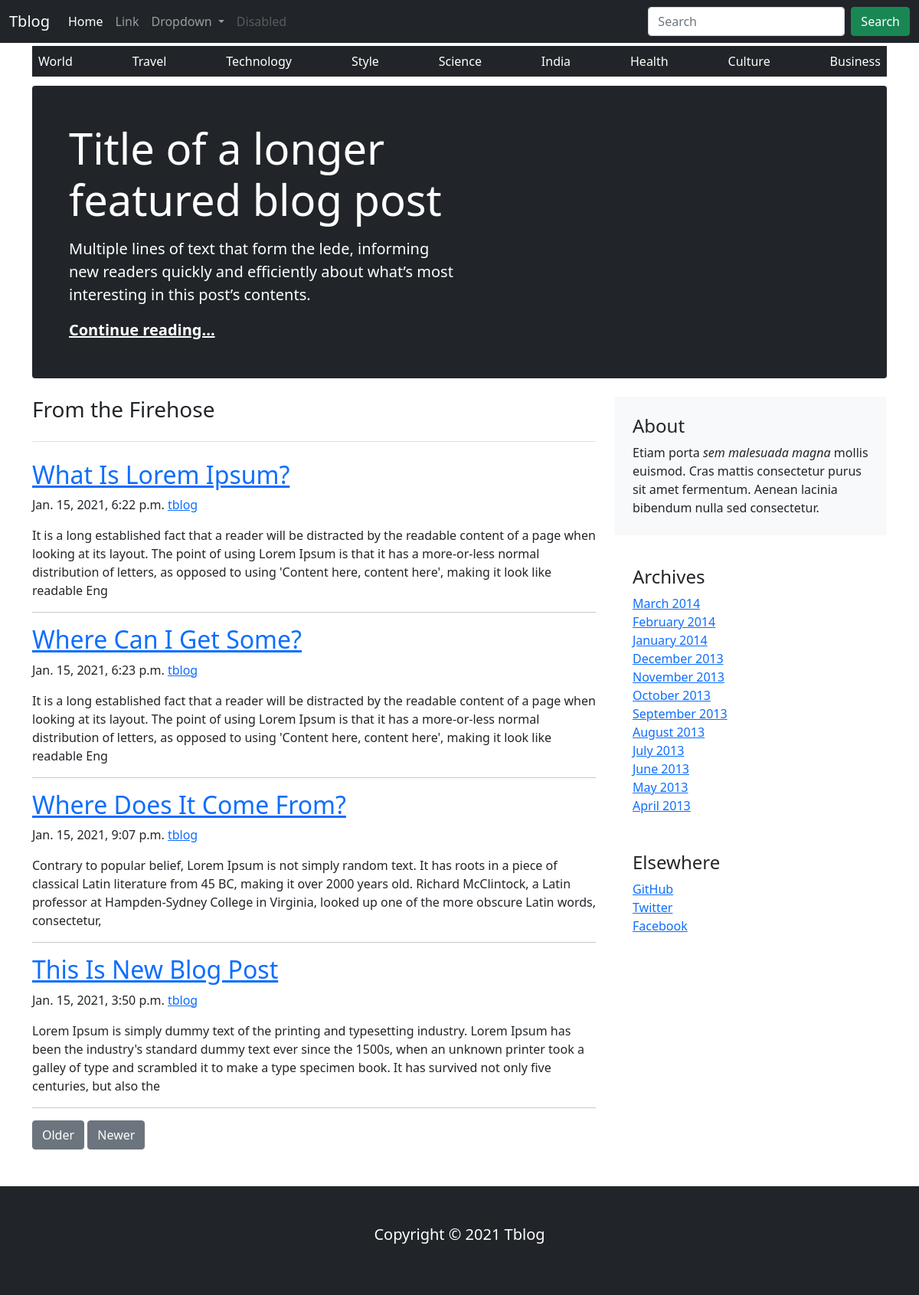
The page / on the database its author committed.
### blog/models.py (models this page shows, shortened)
class Category(models.Model):
    name = models.CharField(max_length=150, unique=True)
    slug = models.SlugField(max_length=150, unique=True)
    class Meta:
        ordering = ('-name',)
        verbose_name = 'category'
        verbose_name_plural = 'categories'
    def get_url(self):
        return reverse('post_by_category', args=[self.slug])

class Post(models.Model):
    title = models.CharField(max_length=150, unique=True)
    slug = models.SlugField(max_length=150, unique=True)
    description = models.TextField()
    publish_date = models.DateTimeField(auto_now_add=True)
    category = models.ForeignKey(Category, on_delete=models.CASCADE)
    author = models.ForeignKey(User, on_delete=models.CASCADE)
    class Meta:
        ordering = ['title']
    def get_url(self):
        return reverse('post_detail', args=[self.category.slug, self.slug])

### blog/views.py (the view)
# urls.py: path('', views.home, name='home'),
def home(request, category_slug=None):
    category_page = None
    post_list = None
    if category_slug is not None:
        category_page = get_object_or_404(Category, slug=category_slug)
        post_list = Post.objects.filter(category=category_page)
    else:
        post_list = Post.objects.all().filter()
    return render(request, 'blog/home.html', {'category': category_page, 'post_list': post_list})

### blog/context_processors.py (called while the page is built)
def menu_links(request):
    links = Category.objects.all()
    return dict(links=links)

### blog/templates/blog/home.html (shortened to what this page needs)
{% extends 'base.html' %}
{% block content %}
<div class="container">
    <div class="nav-scroller py-1 mb-2">
        <nav class="nav d-flex justify-content-between bg-dark">
            {% for category in links %}
            <a class="p-2 link-secondary text-capitalize text-white nav-link" href="{{category.get_url}}">{{category.name}}</a>
            {% endfor %}
        </nav>
    </div>
</div>
<main class="container">
    <div class="p-4 p-md-5 mb-4 text-white rounded bg-dark">
        <div class="col-md-6 px-0">
            <h1 class="display-4 font-italic">Title of a longer featured blog post</h1>
            <p class="lead my-3">Multiple lines of text that form the lede, informing new readers quickly and
                efficiently about what’s most interesting in this post’s contents.</p>
            <p class="lead mb-0"><a href="#" class="text-white fw-bold">Continue reading...</a></p>
        </div>
    </div>
    <div class="row">
        <div class="col-md-8">
            <h3 class="pb-4 mb-4 font-italic border-bottom">
                From the Firehose
            </h3>
            <article class="blog-post">
                {% for post in post_list %}
                <a href="{{post.get_url}}"><h2 class="blog-post-title text-capitalize">{{post.title}}</h2></a>
                <p class="blog-post-meta">{{post.publish_date}} <a href="#">{{post.author}}</a></p>
                <p>{{post.description |slice:":300" }}</p>
                <hr>
                {% endfor %}
            </article>
            <nav class="blog-pagination" aria-label="Pagination">
                <a class="btn btn-secondary" href="#">Older</a>
                <a class="btn btn-secondary" href="#" tabindex="-1" aria-disabled="true">Newer</a>
            </nav>
        </div>
        <div class="col-md-4">
            <div class="p-4 mb-3 bg-light rounded">
                <h4 class="font-italic">About</h4>
                <p class="mb-0">Etiam porta <em>sem malesuada magna</em> mollis euismod. Cras mattis consectetur purus
                    sit amet fermentum. Aenean lacinia bibendum nulla sed consectetur.</p>
            </div>
            <div class="p-4">
                <h4 class="font-italic">Archives</h4>
                <ol class="list-unstyled mb-0">
                    <li><a href="#">March 2014</a></li>
                    <li><a href="#">February 2014</a></li>
                    <li><a href="#">January 2014</a></li>
                    <li><a href="#">December 2013</a></li>
                    <li><a href="#">November 2013</a></li>
                    <li><a href="#">October 2013</a></li>
                    <li><a href="#">September 2013</a></li>
                    <li><a href="#">August 2013</a></li>
                    <li><a href="#">July 2013</a></li>
                    <li><a href="#">June 2013</a></li>
                    <li><a href="#">May 2013</a></li>
                    <li><a href="#">April 2013</a></li>
                </ol>
            </div>
            <div class="p-4">
                <h4 class="font-italic">Elsewhere</h4>
                <ol class="list-unstyled">
                    <li><a href="#">GitHub</a></li>
                    <li><a href="#">Twitter</a></li>
                    <li><a href="#">Facebook</a></li>
                </ol>
            </div>
        </div>
    </div>
</main>
{% endblock %}

### blog/templates/base.html (shortened to what this page needs)
<!doctype html>
<html lang="en">
  <head>
    <link href="https://cdn.jsdelivr.net/npm/bootstrap@5.0.0-beta1/dist/css/bootstrap.min.css" rel="stylesheet">
  </head>
  <body>
    {% include 'navbar.html' %}
    {% block content %}
    {% endblock %}
    {% include 'footer.html' %}
  </body>
</html>

### blog/templates/navbar.html (shortened to what this page needs)
<nav class="navbar navbar-expand-lg navbar-dark bg-dark">
  <div class="container-fluid">
    <a class="navbar-brand" href="{% url 'home' %}">Tblog</a>
    <div class="collapse navbar-collapse" id="navbarSupportedContent">
      <ul class="navbar-nav me-auto mb-2 mb-lg-0">
        <li class="nav-item">
          <a class="nav-link active" aria-current="page" href="#">Home</a>
        </li>
        <li class="nav-item">
          <a class="nav-link" href="#">Link</a>
        </li>
        <li class="nav-item dropdown">
          <a class="nav-link dropdown-toggle" href="#" id="navbarDropdown" role="button" data-bs-toggle="dropdown" aria-expanded="false">
            Dropdown
          </a>
        </li>
        <li class="nav-item">
          <a class="nav-link disabled" href="#" tabindex="-1" aria-disabled="true">Disabled</a>
        </li>
      </ul>
      <form class="d-flex">
        <input class="form-control me-2" type="search" placeholder="Search" aria-label="Search">
        <button class="btn btn-success" type="submit">Search</button>
      </form>
    </div>
  </div>
</nav>

### blog/templates/footer.html
<footer class="bg-dark text-white mt-5 p-5">
  <div class="container">
    <p class="lead text-center">Copyright &copy; 2021 Tblog</p>
  </div>
</footer>

### rows shown on the page
Category: name "World"
Category: name "Travel"
Category: name "Technology"
Category: name "Style"
Category: name "Science"
Category: name "India"
Category: name "Health"
Category: name "Culture"
Category: name "Business"
Post: title "What Is Lorem Ipsum?", publish_date "Jan. 15, 2021, 6:22 p.m.", author "tblog", description "It is a long established fact that a reader will be distracted by the readable content of a page when looking at its layout. The point of using Lorem Ipsum is that it has a more-or-less normal distribution of letters, as opposed to using 'Content here, content here', making it look like readable Eng"
Post: title "Where Can I Get Some?", publish_date "Jan. 15, 2021, 6:23 p.m.", author "tblog", description "It is a long established fact that a reader will be distracted by the readable content of a page when looking at its layout. The point of using Lorem Ipsum is that it has a more-or-less normal distribution of letters, as opposed to using 'Content here, content here', making it look like readable Eng"
Post: title "Where Does It Come From?", publish_date "Jan. 15, 2021, 9:07 p.m.", author "tblog", description "Contrary to popular belief, Lorem Ipsum is not simply random text. It has roots in a piece of classical Latin literature from 45 BC, making it over 2000 years old. Richard McClintock, a Latin professor at Hampden-Sydney College in Virginia, looked up one of the more obscure Latin words, consectetur,"
Post: title "This Is New Blog Post", publish_date "Jan. 15, 2021, 3:50 p.m.", author "tblog", description "Lorem Ipsum is simply dummy text of the printing and typesetting industry. Lorem Ipsum has been the industry's standard dummy text ever since the 1500s, when an unknown printer took a galley of type and scrambled it to make a type specimen book. It has survived not only five centuries, but also the"
